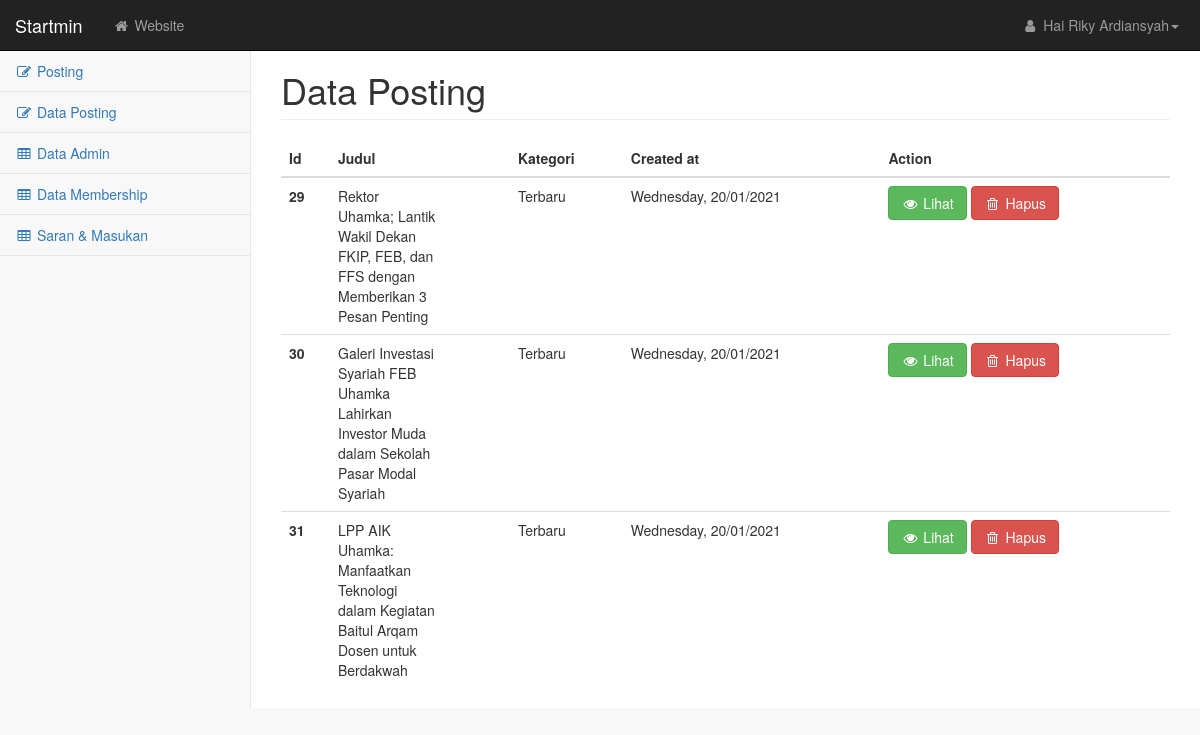
/admin/dataPosting.php (signed in), run on an earlier commit of the app's database.
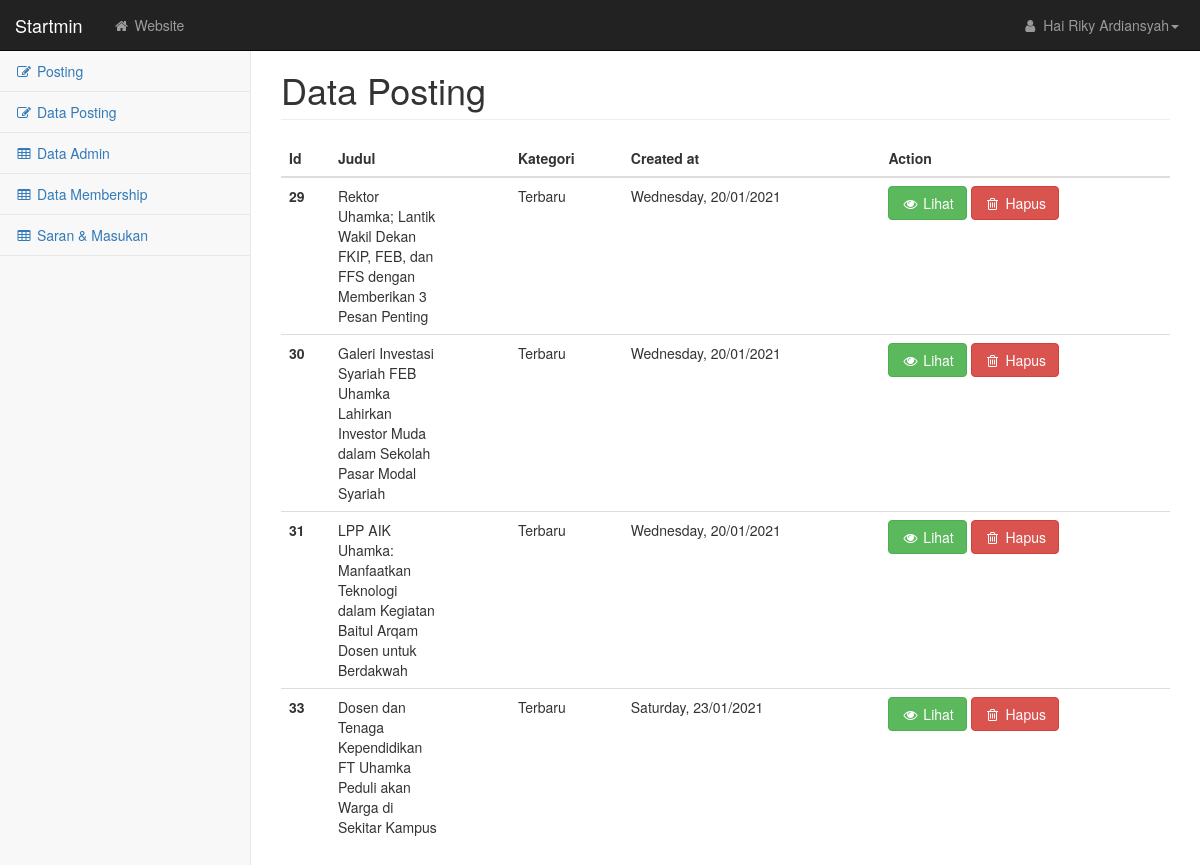
And on a later commit of the database.
### tables this page shows
CREATE TABLE `posting` (
  `id` int(5) NOT NULL,
  `img` text NOT NULL,
  `judul` text NOT NULL,
  `kategori` varchar(25) NOT NULL,
  `artikel` text NOT NULL,
  `created_at` varchar(25) NOT NULL
);

### admin/dataPosting.php (the view, shortened to what this page needs)
<!DOCTYPE html>
<html lang="en">
    <head>
        <?php include('resources.php')?>
    </head>
    <body>
        <div id="wrapper">
            <?php include('navigasi.php') ?>
            <div id="page-wrapper">
                <div class="container-fluid">
                    <div class="row">
                        <div class="col-lg-12">
                            <h1 class="page-header">Data Posting</h1>
                        </div>
                    </div>
                    <div class="row">
                        <div class="col-lg-12 col-md-12">
                            <table class="table">
                                <thead>
                                    <tr>
                                        <th scope="col">Id</th>
                                        <th scope="col">Judul</th>
                                        <th scope="col">Kategori</th>
                                        <th scope="col">Created at</th>
                                        <th scope="col">Action</th>
                                    </tr>
                                </thead>
                                <tbody>
                                <?php
                                    require_once('config.php');
                                    $sql = "SELECT * FROM posting";
                                    $query = mysqli_query($db, $sql);
                                    while($data = mysqli_fetch_array($query)){
                                    ?>
                                    <tr>
                                        <th scope="row"><?= $data['id']?></th>
                                        <td>
                                            <div style="width: 100px;">
                                                <?= $data['judul']?></td>
                                            </div>
                                        <td><?= $data['kategori']?></td>
                                        <td><?= $data['created_at'];?></td>
                                        <td>
                                            <button data-toggle="modal" data-target="#myModal<?= $data['id']?>" class="btn btn-success"  data-target="ModalAddData"><i class="fa fa-eye fa-fw"></i> Lihat</button>
                                            <a href="hapusPosting.php?id=<?= $data['id']?>">
                                                <button class="btn btn-danger"><i class="fa fa-trash-o fa-fw"></i> Hapus</button>
                                            </a>
                                        </td>
                                    <?php } ?>
                        </div>
                    </div>
    </body>
</html>

What changed in the data, as far as the page shows it:
added posting: id "33", judul "Dosen dan Tenaga Kependidikan FT Uhamka Peduli akan Warga di Sekitar Kampus", kategori "Terbaru", created_at "Saturday, 23/01/2021"
